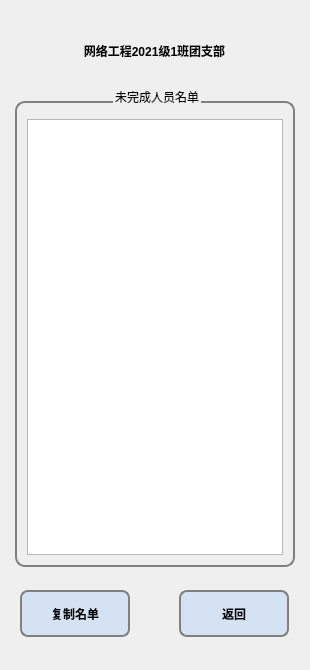
<?xml version="1.0" encoding="UTF-8"?>
<ui version="4.0">
 <class>InCompListWidget</class>
 <widget class="QWidget" name="InCompListWidget">
  <property name="geometry">
   <rect>
    <x>0</x>
    <y>0</y>
    <width>310</width>
    <height>670</height>
   </rect>
  </property>
  <property name="minimumSize">
   <size>
    <width>310</width>
    <height>670</height>
   </size>
  </property>
  <property name="maximumSize">
   <size>
    <width>310</width>
    <height>670</height>
   </size>
  </property>
  <property name="windowTitle">
   <string>Form</string>
  </property>
  <property name="styleSheet">
   <string notr="true">*{
font: 12pt &quot;楷体&quot;;
}
#InCompListWidget
{
background: qlineargradient(x1:0, y1:0, x2:1, y2:0,
                                stop:1 rgb(226,238,243),
                                stop:0 rgb(240,207,214));
}
QPushButton
{
font: 12pt &quot;楷体&quot;;
font-weight:bold;
border-radius:8px;
border:2px solid gray;
background-color: rgba(202, 221, 245,0.7);
height:35;
}
QPushButton:hover
{
font: 13pt &quot;楷体&quot;;
font-weight:bold;
border:2px solid;
background-color: rgb(202, 221, 245);
}</string>
  </property>
  <widget class="QLabel" name="username">
   <property name="geometry">
    <rect>
     <x>-1</x>
     <y>20</y>
     <width>311</width>
     <height>61</height>
    </rect>
   </property>
   <property name="styleSheet">
    <string notr="true">font: 14pt &quot;楷体&quot;;
font-weight:bold;</string>
   </property>
   <property name="text">
    <string>网络工程2021级1班团支部</string>
   </property>
   <property name="alignment">
    <set>Qt::AlignCenter</set>
   </property>
  </widget>
  <widget class="QGroupBox" name="groupBox">
   <property name="geometry">
    <rect>
     <x>15</x>
     <y>90</y>
     <width>280</width>
     <height>477</height>
    </rect>
   </property>
   <property name="styleSheet">
    <string notr="true">QGroupBox{
border:2px solid gray;
border-radius:10px;
margin-top:11px;
}
QGroupBox::title {
      subcontrol-origin: margin;
      subcontrol-position: top;
}</string>
   </property>
   <property name="title">
    <string>未完成人员名单</string>
   </property>
   <property name="alignment">
    <set>Qt::AlignCenter</set>
   </property>
   <layout class="QVBoxLayout" name="verticalLayout">
    <property name="spacing">
     <number>5</number>
    </property>
    <item>
     <widget class="QTextEdit" name="textEdit"/>
    </item>
   </layout>
  </widget>
  <widget class="QPushButton" name="btnCopyList">
   <property name="geometry">
    <rect>
     <x>20</x>
     <y>590</y>
     <width>110</width>
     <height>47</height>
    </rect>
   </property>
   <property name="text">
    <string>复制名单</string>
   </property>
  </widget>
  <widget class="QPushButton" name="btnReturn">
   <property name="geometry">
    <rect>
     <x>179</x>
     <y>590</y>
     <width>110</width>
     <height>47</height>
    </rect>
   </property>
   <property name="text">
    <string>返回</string>
   </property>
  </widget>
 </widget>
 <resources/>
 <connections/>
</ui>
